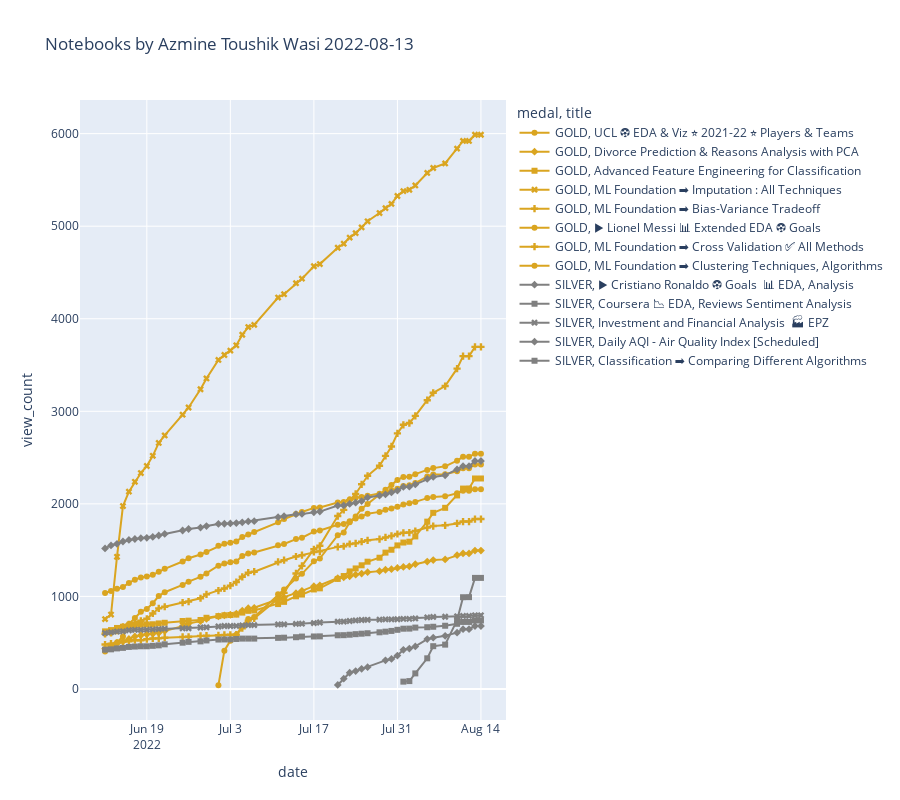

Notebook code cell kept with this figure:
### Code cell
color_map = {
    'GOLD': 'goldenrod',
    'SILVER': 'gray',
    'BRONZE': 'darkred',
    'N/A': '#333',
    'Not Found' : 'lime'
}
px.line(
    df_d,
    x='date',
    y='view_count',
    title=f'Notebooks by {df.author_displayName.get(0)} '+str(links[-2][25:35]),
    log_x=False,
    log_y=False,
    symbol='title',
    markers=True,
    #width=800, 
    height=800,
    color='medal',
    color_discrete_map=color_map,
    hover_name='title')
